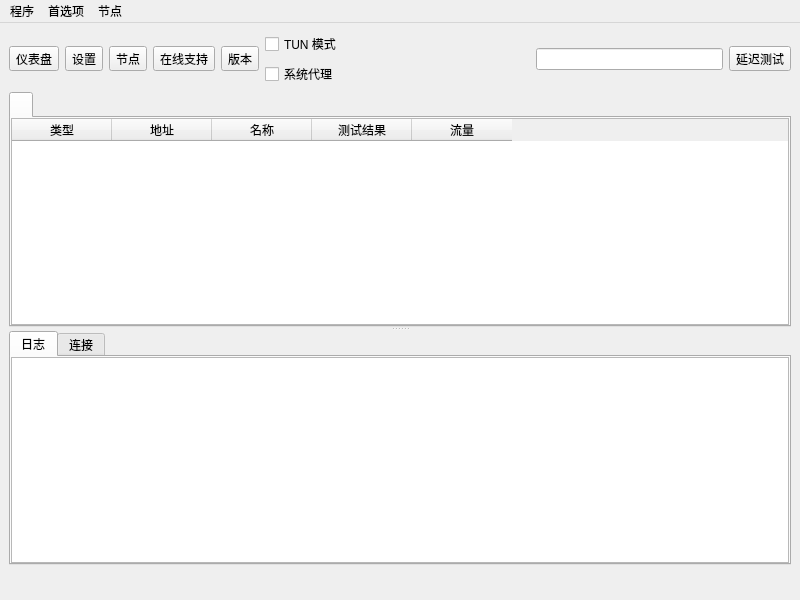
<?xml version="1.0" encoding="UTF-8"?>
<ui version="4.0">
 <class>MainWindow</class>
 <widget class="QMainWindow" name="MainWindow">
  <property name="geometry">
   <rect>
    <x>0</x>
    <y>0</y>
    <width>800</width>
    <height>600</height>
   </rect>
  </property>
  <property name="minimumSize">
   <size>
    <width>800</width>
    <height>600</height>
   </size>
  </property>
  <property name="windowTitle">
   <string notr="true">h.</string>
  </property>
  <widget class="QWidget" name="centralwidget">
   <layout class="QVBoxLayout" name="verticalLayout_3" stretch="0,0,0">
    <item>
     <layout class="QHBoxLayout" name="horizontalLayout_2">
      <item>
       <widget class="QToolButton" name="toolButton_program">
        <property name="text">
         <string>仪表盘</string>
        </property>
        <property name="icon">
         <iconset theme="b-system-run">
          <normaloff>.</normaloff>.</iconset>
        </property>
        <property name="iconSize">
         <size>
          <width>24</width>
          <height>24</height>
         </size>
        </property>
        <property name="popupMode">
         <enum>QToolButton::InstantPopup</enum>
        </property>
        <property name="toolButtonStyle">
         <enum>Qt::ToolButtonTextUnderIcon</enum>
        </property>
       </widget>
      </item>
      <item>
       <widget class="QToolButton" name="toolButton_preferences">
        <property name="text">
         <string>设置</string>
        </property>
        <property name="icon">
         <iconset theme="b-preferences">
          <normaloff>.</normaloff>.</iconset>
        </property>
        <property name="iconSize">
         <size>
          <width>24</width>
          <height>24</height>
         </size>
        </property>
        <property name="popupMode">
         <enum>QToolButton::InstantPopup</enum>
        </property>
        <property name="toolButtonStyle">
         <enum>Qt::ToolButtonTextUnderIcon</enum>
        </property>
       </widget>
      </item>
      <item>
       <widget class="QToolButton" name="toolButton_server">
        <property name="text">
         <string>节点</string>
        </property>
        <property name="icon">
         <iconset theme="b-network-server">
          <normaloff>.</normaloff>.</iconset>
        </property>
        <property name="iconSize">
         <size>
          <width>24</width>
          <height>24</height>
         </size>
        </property>
        <property name="popupMode">
         <enum>QToolButton::InstantPopup</enum>
        </property>
        <property name="toolButtonStyle">
         <enum>Qt::ToolButtonTextUnderIcon</enum>
        </property>
       </widget>
      </item>
      <item>
       <widget class="QToolButton" name="toolButton_ads">
        <property name="text">
         <string>在线支持</string>
        </property>
        <property name="icon">
         <iconset theme="b-internet-web-browser">
          <normaloff>.</normaloff>.</iconset>
        </property>
        <property name="iconSize">
         <size>
          <width>24</width>
          <height>24</height>
         </size>
        </property>
        <property name="popupMode">
         <enum>QToolButton::InstantPopup</enum>
        </property>
        <property name="toolButtonStyle">
         <enum>Qt::ToolButtonTextUnderIcon</enum>
        </property>
       </widget>
      </item>
      <item>
       <widget class="QToolButton" name="toolButton_update">
        <property name="text">
         <string>版本</string>
        </property>
        <property name="icon">
         <iconset theme="b-system-software-update">
          <normaloff>.</normaloff>.</iconset>
        </property>
        <property name="iconSize">
         <size>
          <width>24</width>
          <height>24</height>
         </size>
        </property>
        <property name="popupMode">
         <enum>QToolButton::InstantPopup</enum>
        </property>
        <property name="toolButtonStyle">
         <enum>Qt::ToolButtonTextUnderIcon</enum>
        </property>
       </widget>
      </item>
      <item>
       <layout class="QVBoxLayout" name="verticalLayout_4">
        <item>
         <widget class="QCheckBox" name="checkBox_VPN">
          <property name="sizePolicy">
           <sizepolicy hsizetype="Minimum" vsizetype="Minimum">
            <horstretch>0</horstretch>
            <verstretch>0</verstretch>
           </sizepolicy>
          </property>
          <property name="text">
           <string>TUN 模式</string>
          </property>
         </widget>
        </item>
        <item>
         <widget class="QCheckBox" name="checkBox_SystemProxy">
          <property name="text">
           <string>系统代理</string>
          </property>
         </widget>
        </item>
       </layout>
      </item>
      <item>
       <spacer name="horizontalSpacer">
        <property name="orientation">
         <enum>Qt::Horizontal</enum>
        </property>
        <property name="sizeHint" stdset="0">
         <size>
          <width>40</width>
          <height>20</height>
         </size>
        </property>
       </spacer>
      </item>
      <item>
       <widget class="QLineEdit" name="search">
        <property name="clearButtonEnabled">
         <bool>true</bool>
        </property>
       </widget>
      </item>
      <item>
       <widget class="QToolButton" name="toolButton_url_test">
        <property name="text">
         <string>延迟测试</string>
        </property>
        <property name="popupMode">
         <enum>QToolButton::InstantPopup</enum>
        </property>
        <property name="toolButtonStyle">
         <enum>Qt::ToolButtonTextUnderIcon</enum>
        </property>
       </widget>
      </item>
     </layout>
    </item>
    <item>
     <widget class="QSplitter" name="splitter">
      <property name="orientation">
       <enum>Qt::Vertical</enum>
      </property>
      <widget class="QTabWidget" name="tabWidget">
       <property name="currentIndex">
        <number>0</number>
       </property>
       <property name="movable">
        <bool>true</bool>
       </property>
       <widget class="QWidget" name="widget1">
        <attribute name="title">
         <string/>
        </attribute>
        <layout class="QGridLayout" name="gridLayout_2">
         <property name="leftMargin">
          <number>0</number>
         </property>
         <property name="topMargin">
          <number>0</number>
         </property>
         <property name="rightMargin">
          <number>0</number>
         </property>
         <property name="bottomMargin">
          <number>0</number>
         </property>
         <property name="spacing">
          <number>0</number>
         </property>
         <item row="0" column="0">
          <widget class="MyTableWidget" name="proxyListTable">
           <property name="contextMenuPolicy">
            <enum>Qt::CustomContextMenu</enum>
           </property>
           <property name="editTriggers">
            <set>QAbstractItemView::NoEditTriggers</set>
           </property>
           <property name="alternatingRowColors">
            <bool>true</bool>
           </property>
           <property name="selectionBehavior">
            <enum>QAbstractItemView::SelectRows</enum>
           </property>
           <property name="horizontalScrollMode">
            <enum>QAbstractItemView::ScrollPerPixel</enum>
           </property>
           <property name="wordWrap">
            <bool>false</bool>
           </property>
           <attribute name="horizontalHeaderMinimumSectionSize">
            <number>16</number>
           </attribute>
           <attribute name="horizontalHeaderHighlightSections">
            <bool>false</bool>
           </attribute>
           <attribute name="horizontalHeaderShowSortIndicator" stdset="0">
            <bool>false</bool>
           </attribute>
           <attribute name="verticalHeaderDefaultSectionSize">
            <number>30</number>
           </attribute>
           <column>
            <property name="text">
             <string>类型</string>
            </property>
           </column>
           <column>
            <property name="text">
             <string>地址</string>
            </property>
           </column>
           <column>
            <property name="text">
             <string>名称</string>
            </property>
           </column>
           <column>
            <property name="text">
             <string>测试结果</string>
            </property>
           </column>
           <column>
            <property name="text">
             <string>流量</string>
            </property>
           </column>
          </widget>
         </item>
        </layout>
       </widget>
      </widget>
      <widget class="QWidget" name="aaaaaaaaaaaaaaaaaa">
       <layout class="QVBoxLayout" name="aaaaaaaaaaaa" stretch="0">
        <item>
         <widget class="QTabWidget" name="down_tab">
          <property name="currentIndex">
           <number>0</number>
          </property>
          <widget class="QWidget" name="tab">
           <attribute name="title">
            <string>日志</string>
           </attribute>
           <layout class="QVBoxLayout" name="verticalLayout">
            <property name="spacing">
             <number>0</number>
            </property>
            <property name="leftMargin">
             <number>0</number>
            </property>
            <property name="topMargin">
             <number>0</number>
            </property>
            <property name="rightMargin">
             <number>0</number>
            </property>
            <property name="bottomMargin">
             <number>0</number>
            </property>
            <item>
             <widget class="QTextBrowser" name="masterLogBrowser">
              <property name="contextMenuPolicy">
               <enum>Qt::CustomContextMenu</enum>
              </property>
              <property name="openLinks">
               <bool>false</bool>
              </property>
             </widget>
            </item>
           </layout>
          </widget>
          <widget class="QWidget" name="tab_2">
           <attribute name="title">
            <string>连接</string>
           </attribute>
           <layout class="QVBoxLayout" name="verticalLayout_2">
            <property name="spacing">
             <number>0</number>
            </property>
            <property name="leftMargin">
             <number>0</number>
            </property>
            <property name="topMargin">
             <number>0</number>
            </property>
            <property name="rightMargin">
             <number>0</number>
            </property>
            <property name="bottomMargin">
             <number>0</number>
            </property>
            <item>
             <widget class="QTableWidget" name="tableWidget_conn">
              <property name="contextMenuPolicy">
               <enum>Qt::CustomContextMenu</enum>
              </property>
              <property name="editTriggers">
               <set>QAbstractItemView::NoEditTriggers</set>
              </property>
              <property name="selectionBehavior">
               <enum>QAbstractItemView::SelectRows</enum>
              </property>
              <property name="verticalScrollMode">
               <enum>QAbstractItemView::ScrollPerPixel</enum>
              </property>
              <property name="horizontalScrollMode">
               <enum>QAbstractItemView::ScrollPerPixel</enum>
              </property>
              <attribute name="horizontalHeaderHighlightSections">
               <bool>false</bool>
              </attribute>
              <column>
               <property name="text">
                <string>状态</string>
               </property>
              </column>
              <column>
               <property name="text">
                <string>出站</string>
               </property>
              </column>
              <column>
               <property name="text">
                <string>目标地址</string>
               </property>
              </column>
             </widget>
            </item>
           </layout>
          </widget>
         </widget>
        </item>
       </layout>
      </widget>
     </widget>
    </item>
    <item>
     <layout class="QHBoxLayout" name="horizontalLayout">
      <item>
       <widget class="QLabel" name="label_running">
        <property name="text">
         <string/>
        </property>
       </widget>
      </item>
      <item>
       <spacer name="horizontalSpacer_2">
        <property name="orientation">
         <enum>Qt::Horizontal</enum>
        </property>
        <property name="sizeType">
         <enum>QSizePolicy::Maximum</enum>
        </property>
        <property name="sizeHint" stdset="0">
         <size>
          <width>0</width>
          <height>20</height>
         </size>
        </property>
       </spacer>
      </item>
      <item>
       <widget class="QLabel" name="label_inbound">
        <property name="text">
         <string/>
        </property>
       </widget>
      </item>
      <item>
       <widget class="QLabel" name="label_speed">
        <property name="text">
         <string/>
        </property>
       </widget>
      </item>
     </layout>
    </item>
   </layout>
  </widget>
  <widget class="QMenuBar" name="menubar">
   <property name="geometry">
    <rect>
     <x>0</x>
     <y>0</y>
     <width>800</width>
     <height>32</height>
    </rect>
   </property>
   <widget class="QMenu" name="menu_program">
    <property name="title">
     <string>程序</string>
    </property>
    <widget class="QMenu" name="menu_spmode">
     <property name="title">
      <string>系统代理</string>
     </property>
     <addaction name="menu_spmode_system_proxy"/>
     <addaction name="menu_spmode_vpn"/>
     <addaction name="menu_spmode_disabled"/>
    </widget>
    <widget class="QMenu" name="menu_program_preference">
     <property name="title">
      <string>首选项</string>
     </property>
     <addaction name="actionfake"/>
    </widget>
    <widget class="QMenu" name="menuActive_Server">
     <property name="title">
      <string>当前节点</string>
     </property>
     <addaction name="actionfake_2"/>
    </widget>
    <widget class="QMenu" name="menuActive_Routing">
     <property name="title">
      <string>当前路由</string>
     </property>
     <addaction name="actionfake_3"/>
    </widget>
    <addaction name="actionShow_window"/>
    <addaction name="menu_add_from_clipboard2"/>
    <addaction name="menu_scan_qr"/>
    <addaction name="separator"/>
    <addaction name="actionStart_with_system"/>
    <addaction name="actionRemember_last_proxy"/>
    <addaction name="actionAllow_LAN"/>
    <addaction name="menuActive_Server"/>
    <addaction name="menuActive_Routing"/>
    <addaction name="menu_spmode"/>
    <addaction name="menu_program_preference"/>
    <addaction name="separator"/>
    <addaction name="actionRestart_Proxy"/>
    <addaction name="actionRestart_Program"/>
    <addaction name="menu_exit"/>
   </widget>
   <widget class="QMenu" name="menu_preferences">
    <property name="title">
     <string>首选项</string>
    </property>
    <addaction name="menu_manage_groups"/>
    <addaction name="menu_basic_settings"/>
    <addaction name="menu_routing_settings"/>
    <addaction name="menu_vpn_settings"/>
    <addaction name="menu_hotkey_settings"/>
    <addaction name="menu_open_config_folder"/>
   </widget>
   <widget class="QMenu" name="menu_server">
    <property name="title">
     <string>节点</string>
    </property>
    <widget class="QMenu" name="menu_share_item">
     <property name="title">
      <string>分享</string>
     </property>
     <addaction name="menu_qr"/>
     <addaction name="menu_export_config"/>
     <addaction name="separator"/>
     <addaction name="menu_copy_links"/>
     <addaction name="menu_copy_links_nkr"/>
    </widget>
    <widget class="QMenu" name="menuCurrent_Group">
     <property name="title">
      <string>当前分组</string>
     </property>
     <addaction name="actionfake_5"/>
     <addaction name="menu_tcp_ping"/>
     <addaction name="menu_url_test"/>
     <addaction name="menu_full_test"/>
     <addaction name="menu_stop_testing"/>
     <addaction name="menu_clear_test_result"/>
     <addaction name="menu_resolve_domain"/>
     <addaction name="separator"/>
     <addaction name="menu_remove_unavailable"/>
     <addaction name="menu_delete_repeat"/>
     <addaction name="separator"/>
     <addaction name="menu_update_subscription"/>
    </widget>
    <widget class="QMenu" name="menuCurrent_Select">
     <property name="title">
      <string>当前选择</string>
     </property>
     <addaction name="actionfake_4"/>
    </widget>
    <addaction name="menu_add_from_input"/>
    <addaction name="menu_add_from_clipboard"/>
    <addaction name="separator"/>
    <addaction name="menu_start"/>
    <addaction name="menu_stop"/>
    <addaction name="separator"/>
    <addaction name="menu_select_all"/>
    <addaction name="menu_move"/>
    <addaction name="menu_clone"/>
    <addaction name="menu_reset_traffic"/>
    <addaction name="menu_delete"/>
    <addaction name="separator"/>
    <addaction name="menu_share_item"/>
    <addaction name="separator"/>
    <addaction name="menuCurrent_Select"/>
    <addaction name="menuCurrent_Group"/>
    <addaction name="separator"/>
    <addaction name="menu_profile_debug_info"/>
    <addaction name="separator"/>
   </widget>
   <addaction name="menu_program"/>
   <addaction name="menu_preferences"/>
   <addaction name="menu_server"/>
  </widget>
  <action name="menu_exit">
   <property name="text">
    <string>退出</string>
   </property>
  </action>
  <action name="actionShow_window">
   <property name="text">
    <string>显示窗口</string>
   </property>
  </action>
  <action name="menu_basic_settings">
   <property name="text">
    <string>基础设置</string>
   </property>
  </action>
  <action name="menu_add_from_input">
   <property name="text">
    <string>新建节点</string>
   </property>
  </action>
  <action name="menu_manage_groups">
   <property name="text">
    <string>分组管理</string>
   </property>
  </action>
  <action name="menu_start">
   <property name="text">
    <string>启动</string>
   </property>
   <property name="shortcut">
    <string notr="true">Return</string>
   </property>
  </action>
  <action name="menu_stop">
   <property name="text">
    <string>停止</string>
   </property>
   <property name="shortcut">
    <string notr="true">Ctrl+S</string>
   </property>
  </action>
  <action name="menu_routing_settings">
   <property name="text">
    <string>路由设置</string>
   </property>
  </action>
  <action name="menu_add_from_clipboard">
   <property name="text">
    <string>从剪贴板添加节点</string>
   </property>
   <property name="shortcut">
    <string notr="true">Ctrl+V</string>
   </property>
  </action>
  <action name="menu_delete">
   <property name="text">
    <string>删除</string>
   </property>
   <property name="shortcut">
    <string notr="true">Del</string>
   </property>
  </action>
  <action name="menu_add_from_clipboard2">
   <property name="text">
    <string>从剪贴板添加节点</string>
   </property>
  </action>
  <action name="menu_profile_debug_info">
   <property name="text">
    <string>调试信息</string>
   </property>
  </action>
  <action name="menu_qr">
   <property name="text">
    <string>二维码和链接</string>
   </property>
   <property name="shortcut">
    <string notr="true">Ctrl+Q</string>
   </property>
  </action>
  <action name="menu_copy_link">
   <property name="text">
    <string>复制链接</string>
   </property>
  </action>
  <action name="menu_tcp_ping">
   <property name="text">
    <string>TCP 延迟测试</string>
   </property>
   <property name="shortcut">
    <string notr="true">Ctrl+Alt+T</string>
   </property>
  </action>
  <action name="menu_url_test">
   <property name="text">
    <string>URL 延迟测试</string>
   </property>
   <property name="shortcut">
    <string notr="true">Ctrl+Alt+U</string>
   </property>
  </action>
  <action name="menu_clear_test_result">
   <property name="text">
    <string>清除测试结果</string>
   </property>
   <property name="shortcut">
    <string notr="true">Ctrl+Alt+C</string>
   </property>
  </action>
  <action name="menu_export_config">
   <property name="text">
    <string>导出 %1 配置</string>
   </property>
   <property name="shortcut">
    <string notr="true">Ctrl+E</string>
   </property>
  </action>
  <action name="menu_reset_traffic">
   <property name="text">
    <string>重置流量</string>
   </property>
   <property name="shortcut">
    <string notr="true">Ctrl+R</string>
   </property>
  </action>
  <action name="menu_scan_qr">
   <property name="text">
    <string>扫描二维码</string>
   </property>
  </action>
  <action name="menu_spmode_system_proxy">
   <property name="checkable">
    <bool>true</bool>
   </property>
   <property name="text">
    <string>启用系统代理</string>
   </property>
  </action>
  <action name="menu_spmode_disabled">
   <property name="checkable">
    <bool>true</bool>
   </property>
   <property name="text">
    <string>禁用</string>
   </property>
  </action>
  <action name="menu_delete_repeat">
   <property name="text">
    <string>删除重复节点</string>
   </property>
   <property name="shortcut">
    <string notr="true">Ctrl+Alt+D</string>
   </property>
  </action>
  <action name="actionfake">
   <property name="text">
    <string>fake</string>
   </property>
   <property name="visible">
    <bool>false</bool>
   </property>
  </action>
  <action name="menu_move">
   <property name="text">
    <string>移动</string>
   </property>
   <property name="shortcut">
    <string notr="true">Ctrl+M</string>
   </property>
  </action>
  <action name="actionStart_with_system">
   <property name="checkable">
    <bool>true</bool>
   </property>
   <property name="text">
    <string>开机启动</string>
   </property>
  </action>
  <action name="actionRemember_last_proxy">
   <property name="checkable">
    <bool>true</bool>
   </property>
   <property name="text">
    <string>记住上次节点</string>
   </property>
  </action>
  <action name="actionAllow_LAN">
   <property name="checkable">
    <bool>true</bool>
   </property>
   <property name="text">
    <string>允许其他设备连接</string>
   </property>
  </action>
  <action name="menu_remove_unavailable">
   <property name="text">
    <string>删除不可用节点</string>
   </property>
   <property name="shortcut">
    <string notr="true">Ctrl+Alt+R</string>
   </property>
  </action>
  <action name="menu_full_test">
   <property name="text">
    <string>完整测试</string>
   </property>
   <property name="shortcut">
    <string notr="true">Ctrl+Alt+F</string>
   </property>
  </action>
  <action name="menu_hotkey_settings">
   <property name="text">
    <string>快捷键设置</string>
   </property>
  </action>
  <action name="menu_select_all">
   <property name="text">
    <string>全选</string>
   </property>
   <property name="shortcut">
    <string notr="true">Ctrl+A</string>
   </property>
  </action>
  <action name="menu_copy_links_nkr">
   <property name="text">
    <string>复制所选节点链接（h. 链接）</string>
   </property>
   <property name="shortcut">
    <string notr="true">Ctrl+N</string>
   </property>
  </action>
  <action name="actionfake_2">
   <property name="text">
    <string>fake</string>
   </property>
   <property name="visible">
    <bool>false</bool>
   </property>
  </action>
  <action name="actionfake_3">
   <property name="text">
    <string>fake</string>
   </property>
   <property name="visible">
    <bool>false</bool>
   </property>
  </action>
  <action name="menu_copy_links">
   <property name="text">
    <string>复制所选节点链接</string>
   </property>
   <property name="shortcut">
    <string notr="true">Ctrl+C</string>
   </property>
  </action>
  <action name="menu_spmode_vpn">
   <property name="checkable">
    <bool>true</bool>
   </property>
   <property name="text">
    <string>启用 TUN</string>
   </property>
  </action>
  <action name="menu_clone">
   <property name="text">
    <string>克隆</string>
   </property>
   <property name="shortcut">
    <string notr="true">Ctrl+D</string>
   </property>
  </action>
  <action name="menu_update_subscription">
   <property name="text">
    <string>更新订阅</string>
   </property>
   <property name="shortcut">
    <string notr="true">Ctrl+U</string>
   </property>
  </action>
  <action name="menu_resolve_domain">
   <property name="text">
    <string>解析域名</string>
   </property>
   <property name="shortcut">
    <string notr="true">Ctrl+Alt+I</string>
   </property>
  </action>
  <action name="menu_vpn_settings">
   <property name="text">
    <string>TUN 设置</string>
   </property>
  </action>
  <action name="actionRestart_Program">
   <property name="text">
    <string>重启程序</string>
   </property>
  </action>
  <action name="menu_open_config_folder">
   <property name="text">
    <string>打开配置目录</string>
   </property>
  </action>
  <action name="actionfake_4">
   <property name="text">
    <string notr="true">fake</string>
   </property>
   <property name="visible">
    <bool>false</bool>
   </property>
  </action>
  <action name="actionfake_5">
   <property name="text">
    <string notr="true">fake</string>
   </property>
   <property name="visible">
    <bool>false</bool>
   </property>
  </action>
  <action name="actionRestart_Proxy">
   <property name="text">
    <string>重启代理</string>
   </property>
  </action>
  <action name="menu_stop_testing">
   <property name="text">
    <string>停止测试</string>
   </property>
   <property name="shortcut">
    <string notr="true">Ctrl+Alt+S</string>
   </property>
  </action>
 </widget>
 <customwidgets>
  <customwidget>
   <class>MyTableWidget</class>
   <extends>QTableWidget</extends>
   <header>ui/widget/MyTableWidget.h</header>
  </customwidget>
 </customwidgets>
 <resources/>
 <connections/>
</ui>
